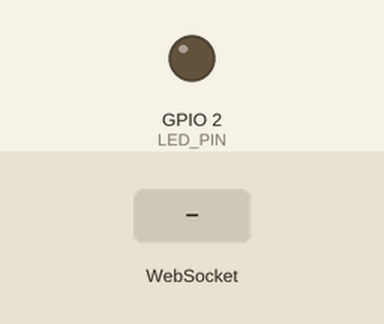
Bench run of a sketch on a simulated ESP32. Shown: output pins drawn as LEDs (lit = HIGH). The inputs (shaded band) are chosen by the test bench. What the sketch prints to the serial monitor is not drawn.

Above: at 1.2 s.
1.3 s: WebSocket text "TOGGLE_LED" received
At 2.1 s:
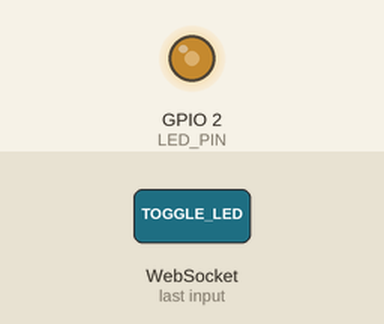
2.8 s: WebSocket text "speed," received
4.3 s: WebSocket text "UP" received
Timing chart, 0 to 7.3 s (numbered marks = the images above; inputs shaded):
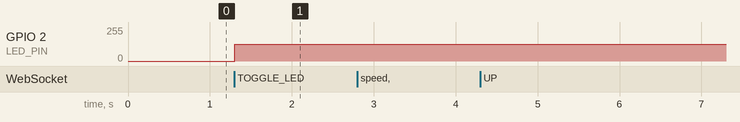

Measured:
- after the input at 1.3 s, GPIO 2 (LED_PIN): 0/255 → 127/255 at once
- after the input at 2.8 s, every drawn part: stays the same
- after the input at 4.3 s, every drawn part: stays the same

The sketch:

server.ino
```cpp
#include <WiFi.h>
#include <WebServer.h>
#include <WebSocketsServer.h>

const char* ssid = "ESP32_WIFI";   // Tên WiFi
const char* password = "12345678"; // Mật khẩu WiFi

WebServer server(80);
WebSocketsServer webSocket(81);

#define LED_PIN 2         // Chân GPIO điều khiển LED
#define PWM_CHANNEL 0
#define PWM_FREQ 5000
#define PWM_RESOLUTION 8  // 8-bit (0-255)

bool ledState = false;   // LED mặc định tắt
int brightness = 127;    // Độ sáng LED mặc định (nếu LED bật)
int speed = 100;         // Tốc độ di chuyển mặc định

// Giao diện web được lưu ở flash (PROGMEM)
const char MAIN_page[] PROGMEM = R"rawliteral(
<!DOCTYPE html>
<html lang="vi">
<head>
  <meta charset="UTF-8">
  <meta name="viewport" content="width=device-width, initial-scale=1.0">
  <title>ESP32 Điều Khiển</title>
  <script>
    var socket;
    function init() {
      socket = new WebSocket("ws://" + window.location.hostname + ":81/");
      socket.onmessage = function(event) {
        // Có thể cập nhật giao diện nếu cần
      };
    }
    // Hàm gửi lệnh qua WebSocket
    function sendCommand(command) {
      socket.send(command);
    }
    // Hàm gửi giá trị tốc độ từ slider
    function sendSpeed(value) {
      socket.send("speed," + value);
    }
  </script>
  <style>
    body { font-family: Arial, sans-serif; text-align: center; }
    .btn { padding: 10px 20px; font-size: 20px; margin: 5px; cursor: pointer; }
    .grid { display: grid; grid-template-columns: repeat(3, 1fr); gap: 5px; width: 200px; margin: auto; }
  </style>
</head>
<body onload="init()">
  <h1>ESP32 Điều Khiển 4 Hướng</h1>
  <!-- Các nút điều hướng sử dụng sự kiện ontouchstart/ontouchend cho mobile và onmousedown/onmouseup cho desktop -->
  <div class="grid">
    <div></div>
    <button class="btn"
            ontouchstart="sendCommand('UP');"
            ontouchend="sendCommand('STOP');"
            onmousedown="sendCommand('UP');"
            onmouseup="sendCommand('STOP');">⬆️</button>
    <div></div>
    <button class="btn"
            ontouchstart="sendCommand('LEFT');"
            ontouchend="sendCommand('STOP');"
            onmousedown="sendCommand('LEFT');"
            onmouseup="sendCommand('STOP');">⬅️</button>
    <div></div>
    <button class="btn"
            ontouchstart="sendCommand('RIGHT');"
            ontouchend="sendCommand('STOP');"
            onmousedown="sendCommand('RIGHT');"
            onmouseup="sendCommand('STOP');">➡️</button>
    <div></div>
    <button class="btn"
            ontouchstart="sendCommand('DOWN');"
            ontouchend="sendCommand('STOP');"
            onmousedown="sendCommand('DOWN');"
            onmouseup="sendCommand('STOP');">⬇️</button>
    <div></div>
  </div>
  <br>
  <!-- Các nút khác: tăng tốc và bật/tắt LED -->
  <button class="btn" onclick="sendCommand('BOOST')">🚀 Tăng tốc</button>
  <button class="btn" onclick="sendCommand('TOGGLE_LED')">💡 Bật/Tắt Đèn</button>
  <br><br>
  <p>Tốc độ: <span id="speedValue">100</span></p>
  <input id="slider" type="range" min="0" max="255" value="100" oninput="sendSpeed(this.value)">
</body>
</html>
)rawliteral";

void handleRoot() {
  server.send(200, "text/html", MAIN_page);
}

void webSocketEvent(uint8_t num, WStype_t type, uint8_t * payload, size_t length) {
  if (type == WStype_TEXT) {
    String message = (char*)payload;

    // Xử lý lệnh thay đổi tốc độ (slider)
    if (message.startsWith("speed,")) {
      speed = message.substring(6).toInt();
      Serial.print("Tốc độ mới: ");
      Serial.println(speed);
    }
    // Xử lý lệnh điều hướng (nhận được UP, DOWN, LEFT, RIGHT)
    else if (message == "UP" || message == "DOWN" || message == "LEFT" || message == "RIGHT") {
      Serial.print("Di chuyển: ");
      Serial.println(message);
      // Thêm ở đây các lệnh điều khiển động cơ hoặc chuyển động theo hướng
    }
    // Xử lý lệnh STOP được gửi khi thả nút
    else if (message == "STOP") {
      Serial.println("Stop di chuyển");
      // Thêm ở đây lệnh dừng chuyển động
    }
    // Xử lý nút tăng tốc
    else if (message == "BOOST") {
      speed += 50;
      if (speed > 255) speed = 255;
      Serial.print("Tăng tốc lên: ");
      Serial.println(speed);
    }
    // Xử lý bật/tắt LED
    else if (message == "TOGGLE_LED") {
      ledState = !ledState;
      ledcWrite(PWM_CHANNEL, ledState ? brightness : 0);
      Serial.println(ledState ? "LED BẬT" : "LED TẮT");
    }

    // (Tùy chọn) Bạn có thể gửi lại dữ liệu về giao diện nếu cần
    // webSocket.broadcastTXT(String(speed));
  }
}

void setup() {
  Serial.begin(115200);
  WiFi.softAP(ssid, password);

  Serial.println("WiFi Access Point started!");
  Serial.print("IP Address: ");
  Serial.println(WiFi.softAPIP());

  server.on("/", handleRoot);
  server.begin();

  webSocket.begin();
  webSocket.onEvent(webSocketEvent);

  // Cấu hình PWM cho LED
  ledcSetup(PWM_CHANNEL, PWM_FREQ, PWM_RESOLUTION);
  ledcAttachPin(LED_PIN, PWM_CHANNEL);
  ledcWrite(PWM_CHANNEL, 0); // Mặc định tắt LED

  Serial.println("ESP32 đã sẵn sàng!");
}

void loop() {
  server.handleClient();
  webSocket.loop();
}
```
